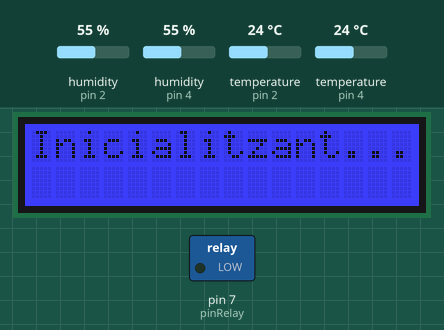
A sketch run on a simulated Arduino Uno, built with avr-gcc and run on an emulated ATmega328P. Parts: 16×2 character LCD, switched loads named in the sketch (green lamp = pin HIGH). The test bench sets the inputs (shaded band); at power-on: humidity (sensors on pin 2, pin 4) 55 %, temperature (sensors on pin 2, pin 4) 24 °C.

Above: at 0.1 s.
At 2.2 s:
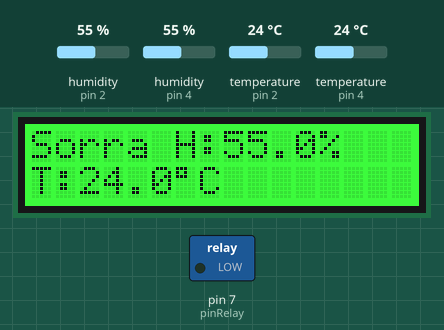

The sketch:

final_final_def.ino
```cpp
#include <Wire.h>            // Biblioteca per comunicació I2C (no usada directament aquí)
#include "rgb_lcd.h"         // Biblioteca per controlar la pantalla LCD RGB
#include <DHT.h>             // Biblioteca per sensor DHT (temperatura i humitat)
#include <SoftwareSerial.h>  // Biblioteca per crear un port sèrie extra via software

// Definició pins i tipus sensors DHT22
#define DHTPIN1 2       // Pin del sensor d'aire
#define DHTPIN2 4       // Pin del sensor de sorra
#define DHTTYPE DHT22   // Tipus del sensor DHT

// Pins per comunicació UART per software amb un altre dispositiu
#define RX_PIN 10
#define TX_PIN 11
SoftwareSerial uart(RX_PIN, TX_PIN);  // Inicialització de port sèrie software

// Creem objectes dels sensors i la pantalla
DHT dht1(DHTPIN1, DHTTYPE);
DHT dht2(DHTPIN2, DHTTYPE);
rgb_lcd lcd;

// Pin del relé per controlar el reg
int pinRelay = 7;

// Variables per controlar temporitzadors i intervals
unsigned long lastMeasureTime = 0;    // Últim moment que es van fer les mesures i enviaments
unsigned long lastDisplayTime = 0;    // Últim moment que es va actualitzar la pantalla

const unsigned long intervalMesura = 1800000;  // 30 minuts en mil·lisegons
const unsigned long intervalPantalla = 180000; // 3 minuts en mil·lisegons

// Variables globals per guardar les últimes dades llegides
float hum_aire = 0;
float temp_aire = 0;
float hum_sorra = 0;
float temp_sorra = 0;

bool hasWatered = false;  // Indica si s'ha regat en l'última mesura
bool mostrarSorra = true; // Control per alternar dades a la pantalla

void setup() {
  Serial.begin(9600);     // Inicialització port sèrie hardware per debug
  uart.begin(9600);       // Inicialització port sèrie software per comunicar amb altre dispositiu
  dht1.begin();           // Inicialització sensor d’aire
  dht2.begin();           // Inicialització sensor de sorra

  lcd.begin(16, 2);       // Inicialitza pantalla LCD 16x2
  lcd.setRGB(0, 0, 255);  // Posa color blau (RGB) de fons
  lcd.print("Inicialitzant...");
  delay(2000);            // Espera 2 segons per mostrar missatge inicial
  lcd.clear();

  pinMode(pinRelay, OUTPUT);  // Configura el pin del relé com a sortida
  digitalWrite(pinRelay, LOW); // S'assegura que el relé estigui apagat
}

void loop() {
  unsigned long currentTime = millis(); // Guarda el temps actual des d'inici del programa

  // 🔁 MESURA I ENVIAMENT DE DADES CADA 30 MINUTS
  if (currentTime - lastMeasureTime >= intervalMesura || lastMeasureTime == 0) {
    lastMeasureTime = currentTime;   // Actualitza el moment de la darrera mesura
    hasWatered = false;              // Reinicia flag de reg

    // Llegeix sensors (humitat i temperatura de l’aire i sorra)
    hum_aire = dht1.readHumidity();
    temp_aire = dht1.readTemperature();
    hum_sorra = dht2.readHumidity();
    temp_sorra = dht2.readTemperature();

    // Comprova si alguna lectura no és vàlida
    if (isnan(hum_aire) || isnan(temp_aire) || isnan(hum_sorra) || isnan(temp_sorra)) {
      // Si error, mostra missatge vermell a la pantalla i espera 3 segons
      lcd.setRGB(255, 0, 0);
      lcd.clear();
      lcd.print("Error sensors!");
      delay(3000);
      return; // Surt del loop per evitar més codi
    }

    // 🚿 CONTROL AUTOMÀTIC DEL REG
    if (hum_sorra < 50 && !hasWatered) {  // Si humitat sorra baixa i no s'ha regat encara
      digitalWrite(pinRelay, HIGH);       // Activa relé per engegar el reg
      uart.println("WATERING...");        // Envia missatge per UART software
      lcd.setRGB(0, 0, 255);              // Color blau a la pantalla
      lcd.clear();
      lcd.print("REGANT...");
      delay(20000);                       // Reg durant 20 segons
      digitalWrite(pinRelay, LOW);        // Apaga el relé
      hasWatered = true;                  // Marca que ja s'ha regat

      // Envia dades actuals just després de regar
      enviarDadesUART();
    }

    // Enviament regular de dades cada 30 minuts (tot i que no regui)
    enviarDadesUART();
  }

  // 🖥️ ACTUALITZACIÓ DE PANTALLA CADA 3 MINUTS
  if (currentTime - lastDisplayTime >= intervalPantalla || lastDisplayTime == 0) {
    lastDisplayTime = currentTime;  // Actualitza temps d’última actualització pantalla

    // Canvia color de la pantalla segons humitat de la sorra
    if (hum_sorra > 50) {
      lcd.setRGB(0, 255, 0);  // Verd si humitat alta
    } else {
      lcd.setRGB(255, 0, 0);  // Vermell si humitat baixa
    }

    lcd.clear();
    lcd.setCursor(0, 0);

    if (mostrarSorra) {  // Mostra dades sorra
      lcd.print("Sorra H:");
      lcd.print(hum_sorra, 1);
      lcd.print("%");
      lcd.setCursor(0, 1);
      lcd.print("T:");
      lcd.print(temp_sorra, 1);
      lcd.print((char)223); // Símbol grau °
      lcd.print("C");
    } else {  // Mostra dades aire
      lcd.print("Aire  H:");
      lcd.print(hum_aire, 1);
      lcd.print("%");
      lcd.setCursor(0, 1);
      lcd.print("T:");
      lcd.print(temp_aire, 1);
      lcd.print((char)223); // Símbol grau °
      lcd.print("C");
    }

    mostrarSorra = !mostrarSorra;  // Alterna per a la propera actualització
  }
}

// 📤 Funció que envia les dades per UART software separades per comes
void enviarDadesUART() {
  uart.print(hum_aire);
  uart.print(",");
  uart.print(temp_aire);
  uart.print(",");
  uart.print(hum_sorra);
  uart.print(",");
  uart.print(temp_sorra);
  uart.println();
}
```
